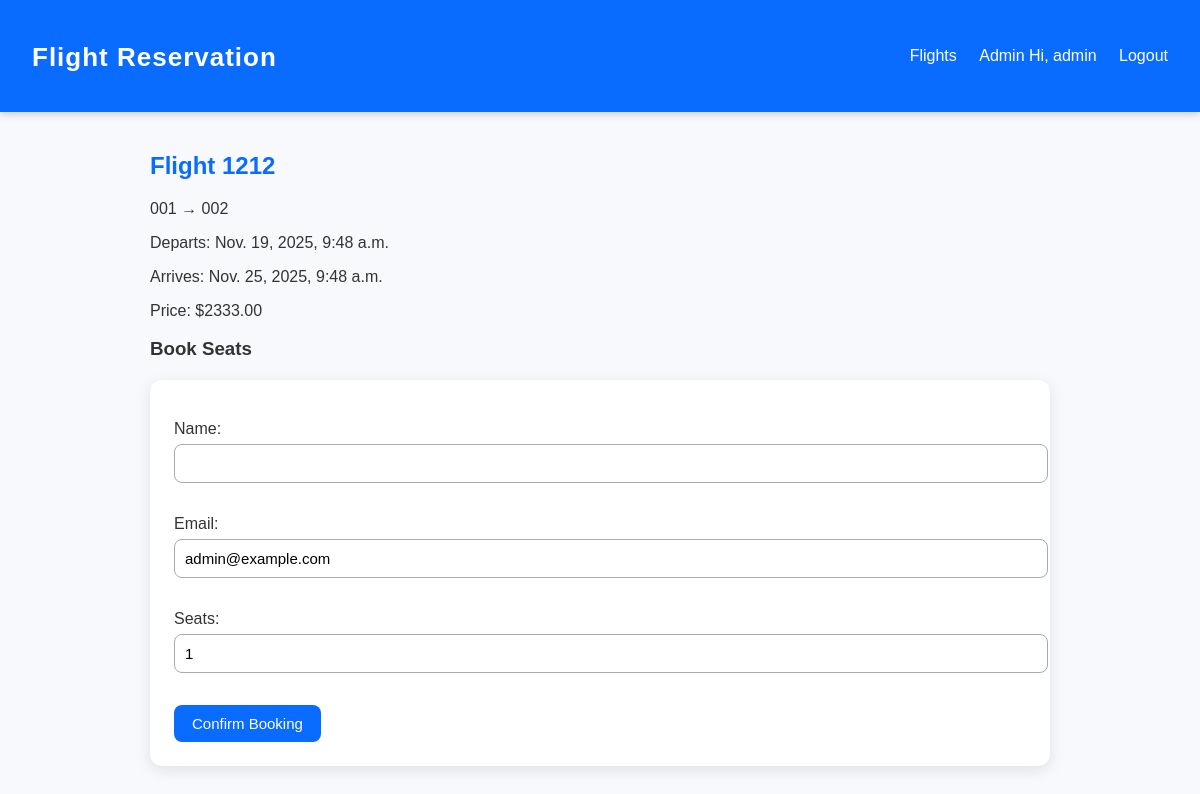
Screenshot of /flight/2/ (signed in) with the database file from the repository.
### reservations/models.py (models this page shows, shortened)
class Flight(models.Model):
    number = models.CharField(max_length=10)
    origin = models.ForeignKey(Airport, related_name='departures', on_delete=models.CASCADE)
    destination = models.ForeignKey(Airport, related_name='arrivals', on_delete=models.CASCADE)
    departure_time = models.DateTimeField()
    arrival_time = models.DateTimeField()
    price = models.DecimalField(max_digits=10, decimal_places=2)
    seats = models.PositiveIntegerField()
    class Meta:
        constraints = [
            models.CheckConstraint(
                check=Q(arrival_time__gt=F("departure_time")),
                name="arrival_after_departure",
            ),
            models.CheckConstraint(
                check=Q(price__gte=0) & Q(seats__gte=0),
                name="non_negative_price_seats",
            ),
        ]

class Airport(models.Model):
    code = models.CharField(max_length=10, unique=True)
    name = models.CharField(max_length=100)
    city = models.CharField(max_length=100)
    country = models.CharField(max_length=100)

### reservations/views.py (the view, shortened to what this page needs)
# urls.py: path('flight/<int:pk>/', views.flight_detail, name='flight_detail'),
def flight_detail(request, pk):
    flight = get_object_or_404(Flight, pk=pk)
    initial = None
    if request.user.is_authenticated:
        initial = {"name": getattr(request.user, "get_full_name", lambda: request.user.username)(), "email": request.user.email or ""}
    form = BookingForm(request.POST or None, initial=initial)
    if request.method == "POST" and not request.user.is_authenticated:
        return redirect(f"{reverse('login')}?next={request.path}")
    return render(request, "reservations/flight_detail.html", {"flight": flight, "form": form})

### reservations/forms.py
class BookingForm(forms.Form):
    name = forms.CharField(max_length=100)
    email = forms.EmailField()
    seats = forms.IntegerField(min_value=1, initial=1)

### templates/reservations/flight_detail.html (shortened to what this page needs)
{% extends 'base.html' %}
{% block content %}
<h2>Flight {{ flight.number }}</h2>
<p>{{ flight.origin.code }} → {{ flight.destination.code }}</p>
<p>Departs: {{ flight.departure_time }}</p>
<p>Arrives: {{ flight.arrival_time }}</p>
<p>Price: ${{ flight.price }}</p>
<h3>Book Seats</h3>
<form method="post">
    {{ form.as_p }}
    <button type="submit">Confirm Booking</button>
  </form>
{% endblock %}

### templates/base.html (shortened to what this page needs)
<!DOCTYPE html>
<html lang="en">
<head>
    {% load static %}
    <link rel="stylesheet" href="{% static 'styles.css' %}" />
</head>
<body>
    <header>
        <h1><a href="/">Flight Reservation</a></h1>
        <nav>
            <a href="/flights/">Flights</a>
            <a href="/admin/">Admin</a>
            {% if request.user.is_authenticated %}
                <span>Hi, {{ request.user.username }}</span>
                <a href="{% url 'logout' %}">Logout</a>
            {% else %}
                <a href="{% url 'login' %}">Login</a>
                <a href="{% url 'register' %}">Register</a>
            {% endif %}
        </nav>
    </header>
    <main>
        {% block content %}{% endblock %}
    </main>
</body>
</html>

### static/styles.css (style rules this page uses)
body { font-family: "Poppins", Arial, sans-serif; margin: 0; padding: 0; background: #f7f9fc; color: #333; }
header { background: #0a6cff; color: white; padding: 16px 32px; display: flex; align-items: center; justify-content: space-between; box-shadow: 0px 2px 8px rgba(0,0,0,0.2); }
header h1 a { color: white; font-size: 26px; text-decoration: none; letter-spacing: 1px; }
nav a { color: white; margin-left: 18px; text-decoration: none; font-weight: 500; transition: 0.2s; }
main { padding: 20px; max-width: 900px; margin: auto; }
form, .content-box { background: white; padding: 24px; border-radius: 12px; box-shadow: 0 4px 16px rgba(0,0,0,0.1); margin-top: 20px; }
h2, h1 { color: #0a6cff; }
input, select, textarea { width: 100%; padding: 10px; margin-top: 6px; margin-bottom: 16px; border-radius: 8px; border: 1px solid #aaa; font-size: 15px; transition: border-color 0.2s ease; }
button { padding: 10px 18px; background: #0a6cff; border: none; color: white; font-size: 15px; border-radius: 8px; cursor: pointer; transition: background 0.2s ease; }

### rows the page displays
Flight: number "1212", origin.code "001", destination.code "002", departure_time "Nov. 19, 2025, 9:48 a.m.", arrival_time "Nov. 25, 2025, 9:48 a.m.", price "2333.00"

### other values shown
{{ request.user.username }} "admin"
